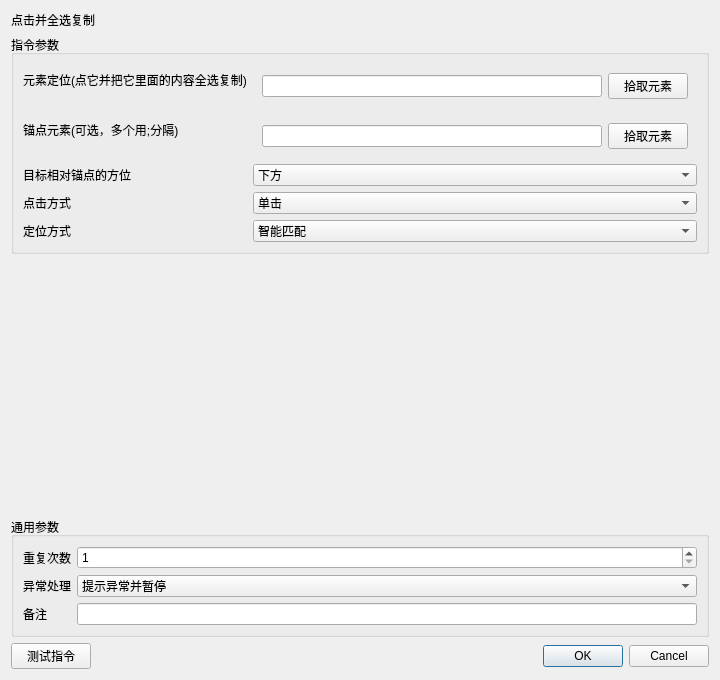
<?xml version="1.0" encoding="UTF-8"?><ui version="4.0"><class>InstructionEditor</class><widget class="QDialog" name="InstructionEditor"><property name="geometry"><rect><x>0</x><y>0</y><width>720</width><height>680</height></rect></property><layout class="QVBoxLayout" name="rootLayout"><item><widget class="QLabel" name="titleLabel"><property name="text"><string>点击并全选复制</string></property></widget></item><item><widget class="QGroupBox" name="parameterGroupBox"><property name="title"><string>指令参数</string></property><layout class="QFormLayout" name="parameterFormLayout"><item row="0" column="0"><widget class="QLabel" name="label_0"><property name="text"><string>元素定位(点它并把它里面的内容全选复制)</string></property></widget></item><item row="0" column="1"><widget class="QWidget" name="container_0"><layout class="QHBoxLayout" name="fieldLayout_0"><item><widget class="QLineEdit" name="parameter_0"><property name="text"><string></string></property></widget></item><item><widget class="QPushButton" name="auxiliary_0"><property name="text"><string>拾取元素</string></property></widget></item></layout></widget></item><item row="1" column="0"><widget class="QLabel" name="label_1"><property name="text"><string>锚点元素(可选，多个用;分隔)</string></property></widget></item><item row="1" column="1"><widget class="QWidget" name="container_1"><layout class="QHBoxLayout" name="fieldLayout_1"><item><widget class="QLineEdit" name="parameter_1"><property name="text"><string></string></property></widget></item><item><widget class="QPushButton" name="auxiliary_1"><property name="text"><string>拾取元素</string></property></widget></item></layout></widget></item><item row="2" column="0"><widget class="QLabel" name="label_2"><property name="text"><string>目标相对锚点的方位</string></property></widget></item><item row="2" column="1"><widget class="QComboBox" name="parameter_2"><item><property name="text"><string>下方</string></property></item><item><property name="text"><string>上方</string></property></item><item><property name="text"><string>右侧</string></property></item><item><property name="text"><string>左侧</string></property></item><item><property name="text"><string>内部</string></property></item><item><property name="text"><string>相邻</string></property></item><property name="currentIndex"><number>0</number></property></widget></item><item row="3" column="0"><widget class="QLabel" name="label_3"><property name="text"><string>点击方式</string></property></widget></item><item row="3" column="1"><widget class="QComboBox" name="parameter_3"><item><property name="text"><string>单击</string></property></item><item><property name="text"><string>双击</string></property></item><item><property name="text"><string>右键</string></property></item><property name="currentIndex"><number>0</number></property></widget></item><item row="4" column="0"><widget class="QLabel" name="label_4"><property name="text"><string>定位方式</string></property></widget></item><item row="4" column="1"><widget class="QComboBox" name="parameter_4"><item><property name="text"><string>CSS选择器</string></property></item><item><property name="text"><string>XPath</string></property></item><item><property name="text"><string>文本内容</string></property></item><item><property name="text"><string>智能匹配</string></property></item><item><property name="text"><string>锚点定位</string></property></item><property name="currentIndex"><number>3</number></property></widget></item></layout></widget></item><item><spacer name="verticalSpacer"><property name="orientation"><enum>Qt::Vertical</enum></property><property name="sizeHint" stdset="0"><size><width>20</width><height>20</height></size></property></spacer></item>
<item><widget class="QGroupBox" name="commonGroupBox"><property name="title"><string>通用参数</string></property><layout class="QFormLayout" name="commonFormLayout">
<item row="0" column="0"><widget class="QLabel" name="repeatLabel"><property name="text"><string>重复次数</string></property></widget></item><item row="0" column="1"><widget class="QSpinBox" name="repeatSpinBox"><property name="minimum"><number>1</number></property><property name="maximum"><number>999999</number></property><property name="value"><number>1</number></property></widget></item>
<item row="1" column="0"><widget class="QLabel" name="errorPolicyLabel"><property name="text"><string>异常处理</string></property></widget></item><item row="1" column="1"><widget class="QComboBox" name="errorPolicyComboBox"><item><property name="text"><string>自动跳过</string></property></item><item><property name="text"><string>提示异常并暂停</string></property></item><item><property name="text"><string>提示异常并停止</string></property></item><property name="currentIndex"><number>1</number></property></widget></item>
<item row="2" column="0"><widget class="QLabel" name="noteLabel"><property name="text"><string>备注</string></property></widget></item><item row="2" column="1"><widget class="QLineEdit" name="noteEdit"/></item>
</layout></widget></item>
<item><layout class="QHBoxLayout" name="footerLayout"><item><widget class="QPushButton" name="testButton"><property name="text"><string>测试指令</string></property></widget></item><item><spacer name="footerSpacer"><property name="orientation"><enum>Qt::Horizontal</enum></property><property name="sizeHint" stdset="0"><size><width>40</width><height>20</height></size></property></spacer></item><item><widget class="QDialogButtonBox" name="buttonBox"><property name="standardButtons"><set>QDialogButtonBox::Cancel|QDialogButtonBox::Ok</set></property></widget></item></layout></item>
</layout></widget><resources/><connections/></ui>
